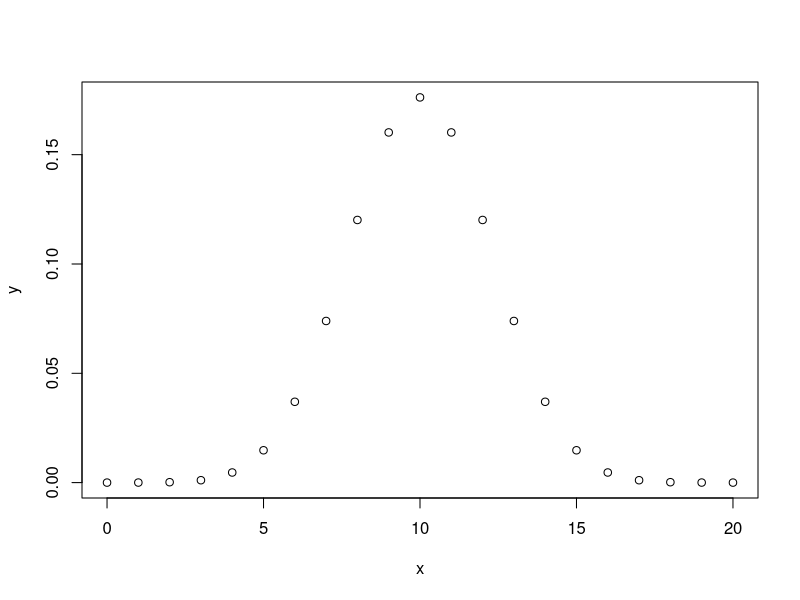
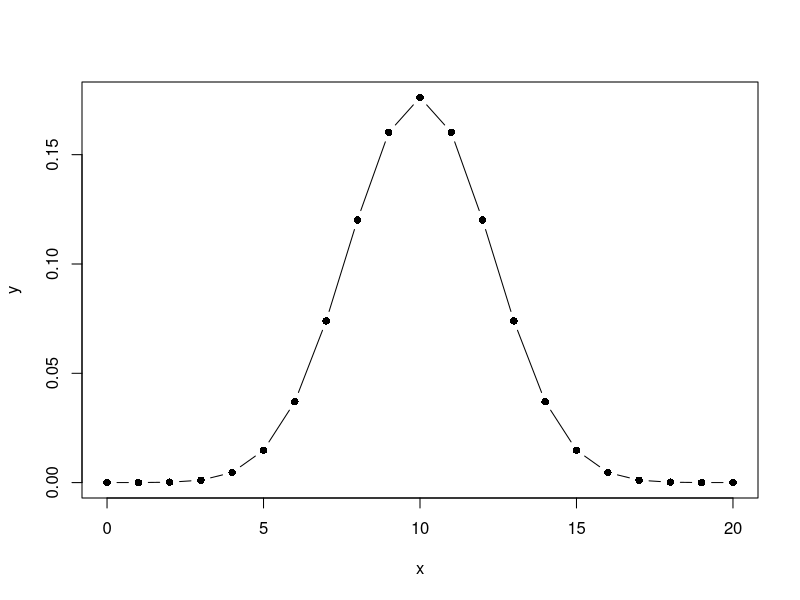
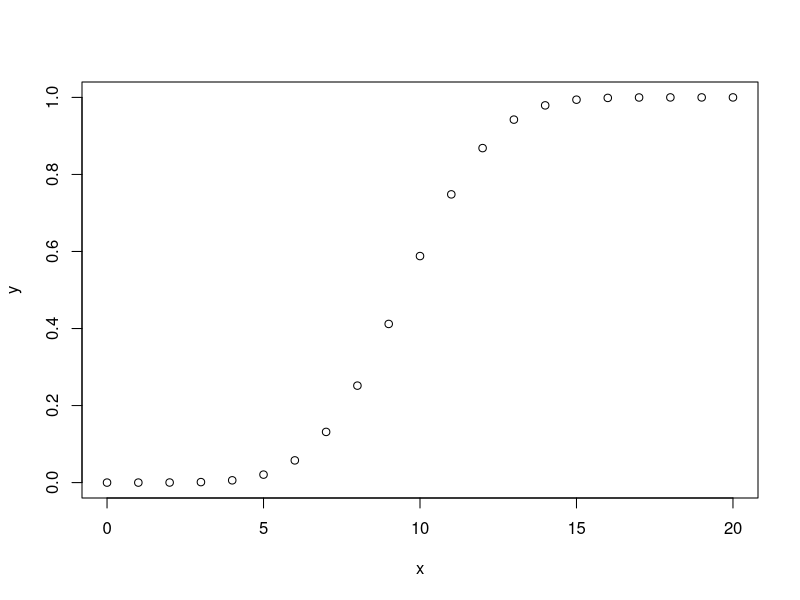
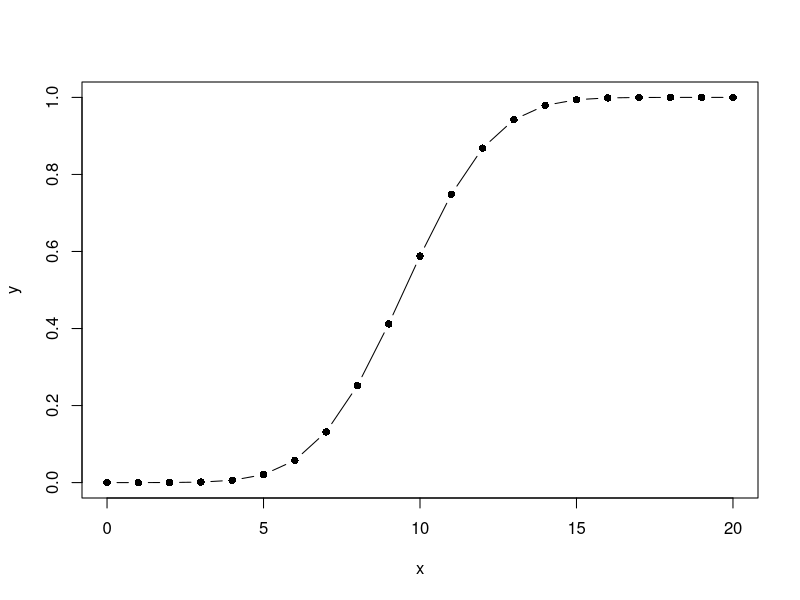
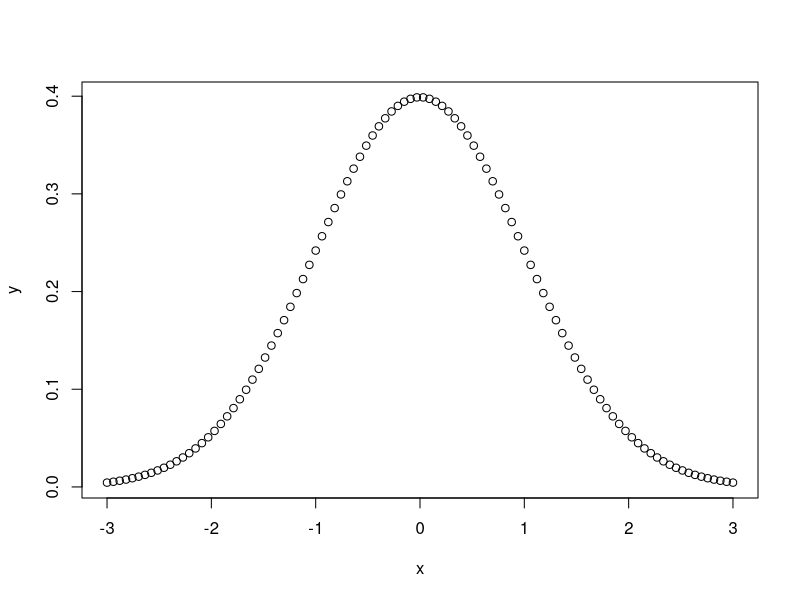
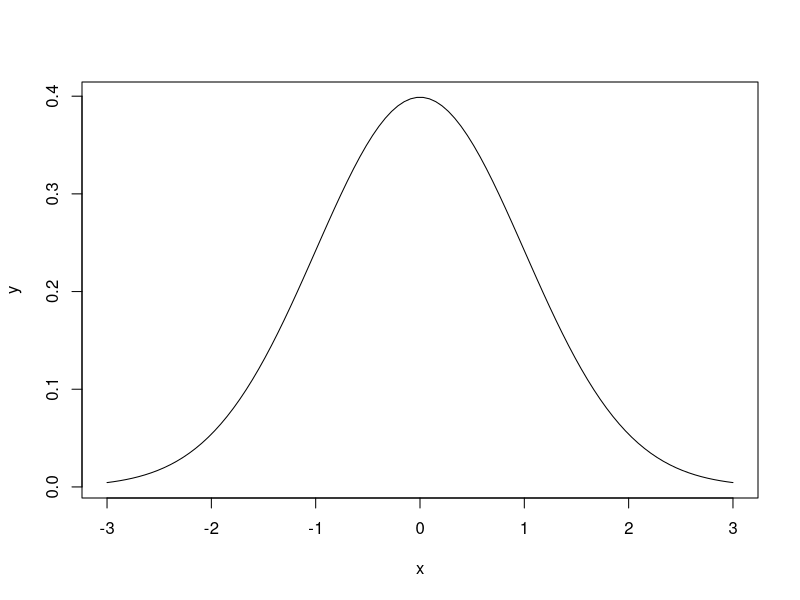
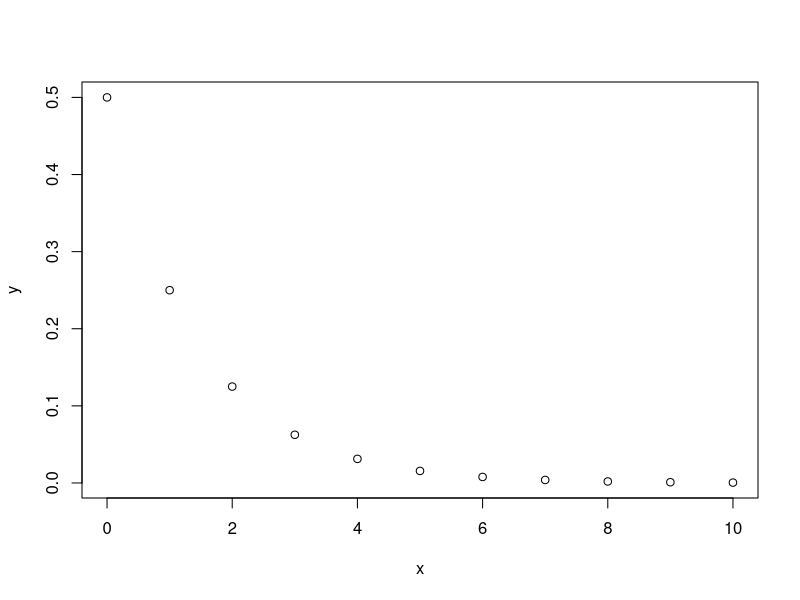
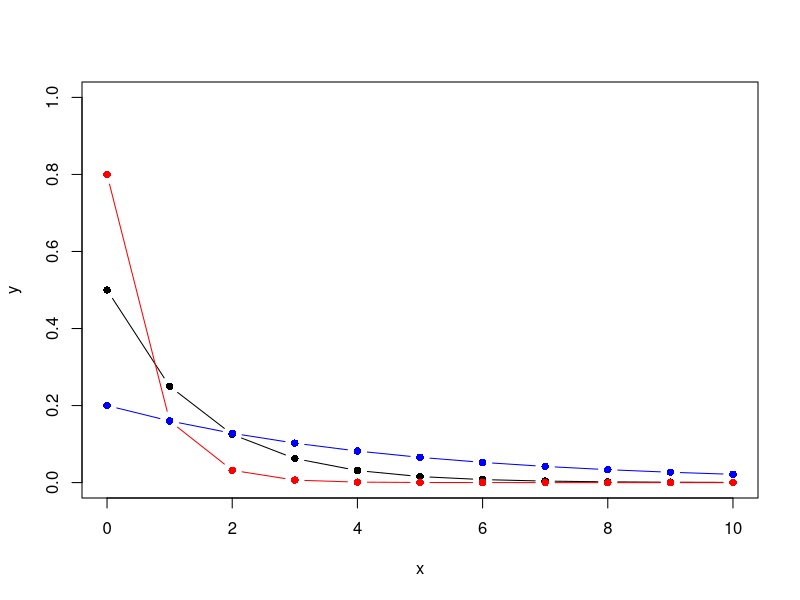

The R source for these figures, in order:
## ---- chunk 1
choose(3,2)
factorial(3)/(factorial(2)*factorial(3-2))
## ---- chunk 2
combn(1:5,3)
combn(c("T1","T2","T3","T4","T5"),3)
## ---- chunk 3
runif(1)
runif(10)
runif(10,min = -3,max = 3)
## ---- chunk 4
rnorm(10)
rnorm(10,mean = 100,sd = 15)
rnorm(3,mean = c(-10,0,10),sd = 1)
## ---- chunk 5
set.seed(100)
runif(10)
set.seed(100)
runif(10)
## ---- chunk 6
library(MASS)
df <- Cars93
sample(df$Price, 10)
sample(df$Manufacturer,10)
## ---- chunk 7
set.seed(100)
sample(1:10)
sample(1:10,size = 10,replace = FALSE)
sample(c("H","T"),size = 10,replace = TRUE)
sample(c("blue","yellow","red","green","purple"),size = 5,replace = FALSE)
## ---- chunk 8
births <- sample(c("boy","girl"),size = 10,replace = TRUE,prob = c(0.513,0.487))
births
table(births)
manybirths <- sample(c("boy","girl"),size = 100000,replace = TRUE,prob = c(0.513,0.487))
table(manybirths)
## ---- chunk 9
dbinom(5,size = 10,prob = 0.5)
dbinom(7,size = 10,prob = 0.5)
pbinom(7,size = 10,prob = 0.5)
pbinom(7,size = 10,prob = 0.5,lower.tail = FALSE)

dbinom(6,size = 10,prob = 0.5) + dbinom(7,size = 10,prob = 0.5)
pbinom(7,size = 10,prob = 0.5) - pbinom(5,size = 10,prob = 0.5)
pbinom(c(5,7),size = 10,prob = 0.5)
diff(pbinom(c(5,7),size = 10,prob = 0.5))
## ---- chunk 10
n <- 20
x <- 0:n
y <- dbinom(x,size = n,prob = 0.5)
plot(x,y)
plot(x,y,type = "b",pch = 16,col="black")


n <- 20
x <- 0:n
y <- pbinom(x,size = n,prob = 0.5)
plot(x,y)
plot(x,y,type = "b",pch = 16,col="black")


x <- seq(from = -3,to = 3,length.out = 100)
y <- dnorm(x)
plot(x,y)
plot(x,y,type = "l",pch = 16,col="black")
## ---- chunk 11
dgeom(0,prob = 0.5)
dgeom(1,prob = 0.5)

n <- 10
x <- 0:n
y <- dgeom(x,prob = 0.5)
plot(x,y)
plot(x,y,type = "b",pch = 16,col="black",ylim = c(0,1))

y2 <- dgeom(x, prob=0.8)
lines(x,y2,type = "b",pch = 16,col="red")

y3 <- dgeom(x, prob=0.2)
lines(x,y3,type = "b",pch = 16,col="blue")

## ---- chunk 12
dpois(0,lambda = 1.5)
dpois(1,lambda = 1.5)
dpois(2,lambda = 1.5)
dpois(3,lambda = 1.5)
1- dpois(0,1.5)-dpois(1,1.5)-dpois(2,1.5)-dpois(3,1.5)

ppois(3,lambda = 1.5,lower.tail = FALSE)
## ---- chunk 13
n <- 20
x <- 0:n
y <- dpois(x,lambda = 1)
plot(x,y)
plot(x,y,type = "b",pch = 16,col="black")

y2 <- dpois(x,lambda = 4)
lines(x,y2,type = "b",pch = 16,col="red")

y3 <- dpois(x,lambda = 10)
lines(x,y3,type = "b",pch = 16,col="blue")
